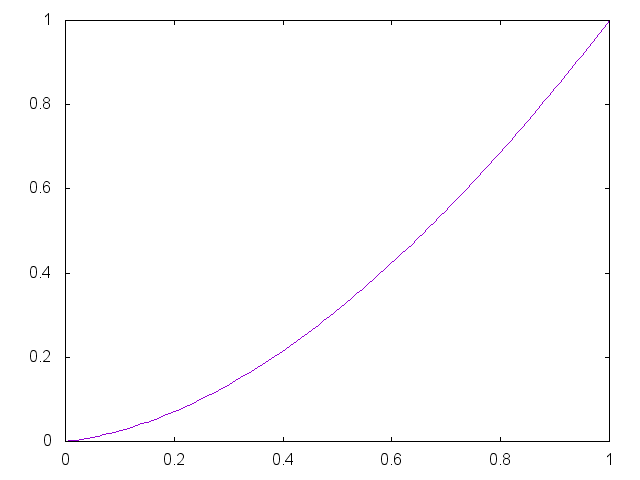

Write the gnuplot code that produced this figure.


set term png

set output "generate/static/generate/bezier-0.05-0.45.png"
plot '-' smooth bezier notitle
0 0
0.33 0.05
0.67 0.45 
1 1
e

reset;
